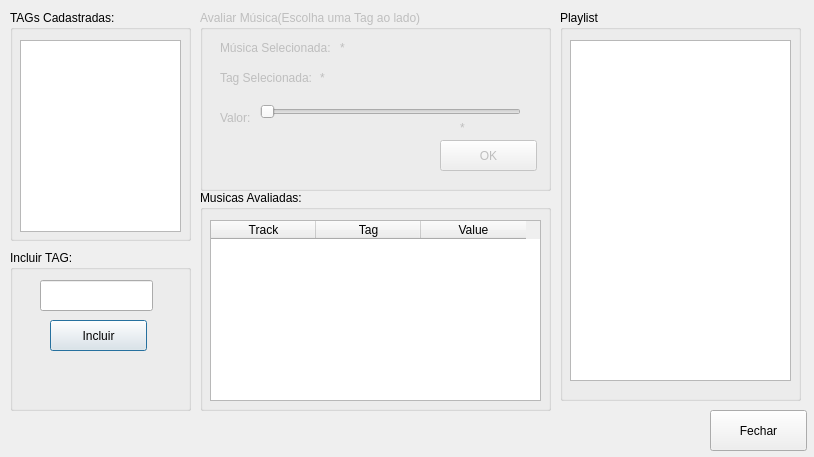
<?xml version="1.0" encoding="UTF-8"?>
<ui version="4.0">
 <class>Dialog</class>
 <widget class="QDialog" name="Dialog">
  <property name="windowModality">
   <enum>Qt::WindowModal</enum>
  </property>
  <property name="geometry">
   <rect>
    <x>0</x>
    <y>0</y>
    <width>814</width>
    <height>457</height>
   </rect>
  </property>
  <property name="windowTitle">
   <string>Gerenciar Tags</string>
  </property>
  <widget class="QGroupBox" name="panTagsCadastradas">
   <property name="geometry">
    <rect>
     <x>10</x>
     <y>10</y>
     <width>181</width>
     <height>231</height>
    </rect>
   </property>
   <property name="title">
    <string>TAGs Cadastradas: </string>
   </property>
   <widget class="QListWidget" name="lstTagsCadastradas">
    <property name="geometry">
     <rect>
      <x>10</x>
      <y>30</y>
      <width>161</width>
      <height>192</height>
     </rect>
    </property>
   </widget>
  </widget>
  <widget class="QGroupBox" name="panIncluirTag">
   <property name="geometry">
    <rect>
     <x>10</x>
     <y>250</y>
     <width>181</width>
     <height>161</height>
    </rect>
   </property>
   <property name="title">
    <string>Incluir TAG:</string>
   </property>
   <widget class="QLineEdit" name="txtTag">
    <property name="enabled">
     <bool>true</bool>
    </property>
    <property name="geometry">
     <rect>
      <x>30</x>
      <y>30</y>
      <width>113</width>
      <height>31</height>
     </rect>
    </property>
   </widget>
   <widget class="QPushButton" name="btnIncluir">
    <property name="enabled">
     <bool>true</bool>
    </property>
    <property name="geometry">
     <rect>
      <x>40</x>
      <y>70</y>
      <width>97</width>
      <height>31</height>
     </rect>
    </property>
    <property name="text">
     <string>Incluir</string>
    </property>
   </widget>
  </widget>
  <widget class="QGroupBox" name="panMusicasAvaliadas">
   <property name="geometry">
    <rect>
     <x>200</x>
     <y>190</y>
     <width>351</width>
     <height>221</height>
    </rect>
   </property>
   <property name="title">
    <string>Musicas Avaliadas: </string>
   </property>
   <widget class="QTableWidget" name="tblAvaliacoes">
    <property name="geometry">
     <rect>
      <x>10</x>
      <y>30</y>
      <width>331</width>
      <height>181</height>
     </rect>
    </property>
    <property name="columnCount">
     <number>3</number>
    </property>
    <attribute name="horizontalHeaderDefaultSectionSize">
     <number>105</number>
    </attribute>
    <column>
     <property name="text">
      <string notr="true">Track</string>
     </property>
    </column>
    <column>
     <property name="text">
      <string notr="true">Tag</string>
     </property>
    </column>
    <column>
     <property name="text">
      <string notr="true">Value</string>
     </property>
    </column>
   </widget>
  </widget>
  <widget class="QGroupBox" name="panAvaliarMusica">
   <property name="enabled">
    <bool>false</bool>
   </property>
   <property name="geometry">
    <rect>
     <x>200</x>
     <y>10</y>
     <width>351</width>
     <height>181</height>
    </rect>
   </property>
   <property name="title">
    <string>Avaliar Música(Escolha uma Tag ao lado)</string>
   </property>
   <widget class="QLabel" name="label">
    <property name="geometry">
     <rect>
      <x>20</x>
      <y>30</y>
      <width>121</width>
      <height>16</height>
     </rect>
    </property>
    <property name="text">
     <string>Música Selecionada: </string>
    </property>
   </widget>
   <widget class="QLabel" name="lblMusica">
    <property name="geometry">
     <rect>
      <x>140</x>
      <y>30</y>
      <width>191</width>
      <height>16</height>
     </rect>
    </property>
    <property name="text">
     <string>*</string>
    </property>
   </widget>
   <widget class="QSlider" name="sldValor">
    <property name="enabled">
     <bool>false</bool>
    </property>
    <property name="geometry">
     <rect>
      <x>60</x>
      <y>90</y>
      <width>261</width>
      <height>23</height>
     </rect>
    </property>
    <property name="maximum">
     <number>100</number>
    </property>
    <property name="singleStep">
     <number>10</number>
    </property>
    <property name="tracking">
     <bool>true</bool>
    </property>
    <property name="orientation">
     <enum>Qt::Horizontal</enum>
    </property>
    <property name="tickPosition">
     <enum>QSlider::NoTicks</enum>
    </property>
   </widget>
   <widget class="QLabel" name="label_2">
    <property name="geometry">
     <rect>
      <x>20</x>
      <y>60</y>
      <width>101</width>
      <height>16</height>
     </rect>
    </property>
    <property name="text">
     <string>Tag Selecionada: </string>
    </property>
   </widget>
   <widget class="QLabel" name="lblTag">
    <property name="geometry">
     <rect>
      <x>120</x>
      <y>60</y>
      <width>111</width>
      <height>16</height>
     </rect>
    </property>
    <property name="text">
     <string>*</string>
    </property>
   </widget>
   <widget class="QLabel" name="label_3">
    <property name="geometry">
     <rect>
      <x>20</x>
      <y>100</y>
      <width>52</width>
      <height>15</height>
     </rect>
    </property>
    <property name="text">
     <string>Valor: </string>
    </property>
   </widget>
   <widget class="QLabel" name="lblValor">
    <property name="geometry">
     <rect>
      <x>260</x>
      <y>110</y>
      <width>52</width>
      <height>15</height>
     </rect>
    </property>
    <property name="text">
     <string>*</string>
    </property>
   </widget>
   <widget class="QPushButton" name="btnAvaliar">
    <property name="enabled">
     <bool>false</bool>
    </property>
    <property name="geometry">
     <rect>
      <x>240</x>
      <y>130</y>
      <width>97</width>
      <height>31</height>
     </rect>
    </property>
    <property name="text">
     <string>OK</string>
    </property>
   </widget>
  </widget>
  <widget class="QPushButton" name="btnFechar">
   <property name="geometry">
    <rect>
     <x>710</x>
     <y>410</y>
     <width>97</width>
     <height>41</height>
    </rect>
   </property>
   <property name="text">
    <string>Fechar</string>
   </property>
  </widget>
  <widget class="QGroupBox" name="panPlaylist">
   <property name="geometry">
    <rect>
     <x>560</x>
     <y>10</y>
     <width>241</width>
     <height>391</height>
    </rect>
   </property>
   <property name="title">
    <string>Playlist</string>
   </property>
   <widget class="QListWidget" name="lstPlaylist">
    <property name="geometry">
     <rect>
      <x>10</x>
      <y>30</y>
      <width>221</width>
      <height>341</height>
     </rect>
    </property>
   </widget>
  </widget>
 </widget>
 <resources/>
 <connections/>
</ui>
